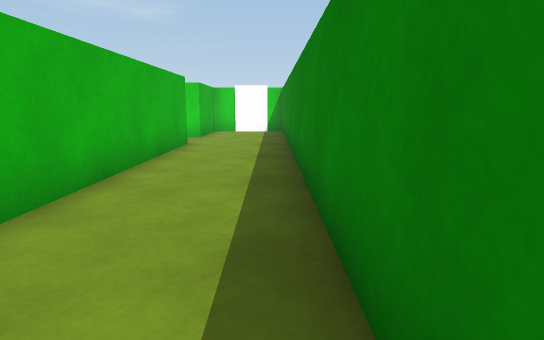
View 1 (above)

20 first-person views from a walk through a scene from a Unity 3-D project. The camera is 0.54 m above the floor, tilts 10° down and sees 75° across. The floor is counted in squares, 0.5 m on a side. Each view is taken from the middle of a square. On the plan, view 1 faces up. The plan holds only what a view shows up to about 13 squares ahead; the rest is blank.

View 2
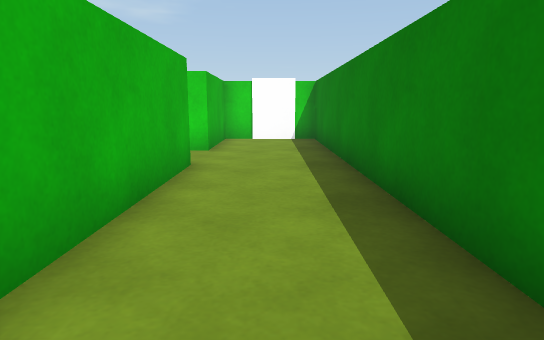

View 3
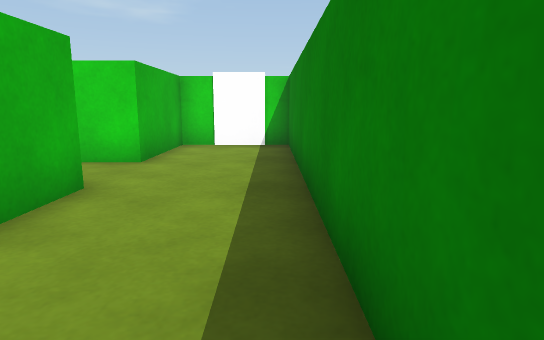

View 4
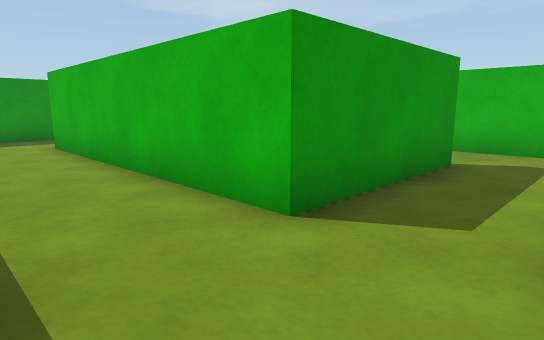

View 5
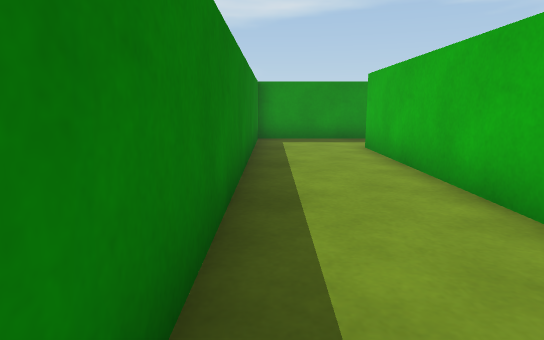

View 6
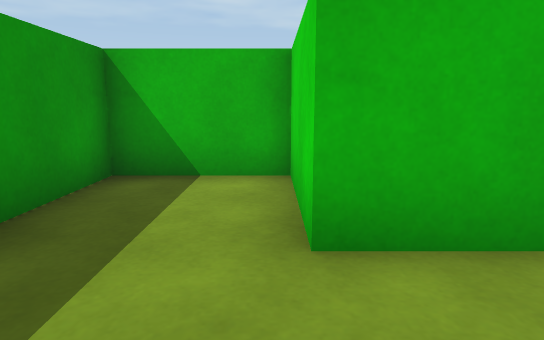

View 7
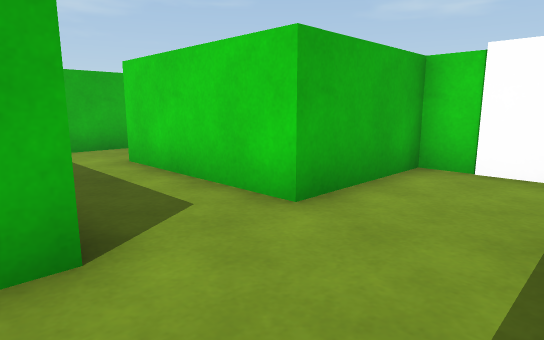

View 8
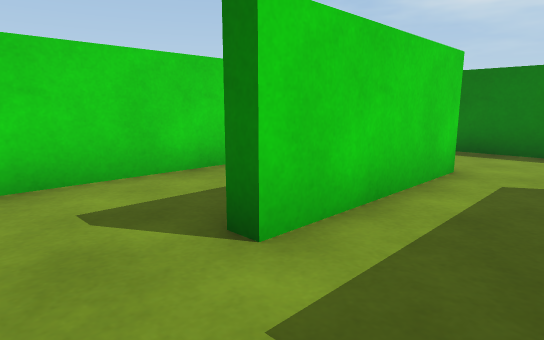

View 9
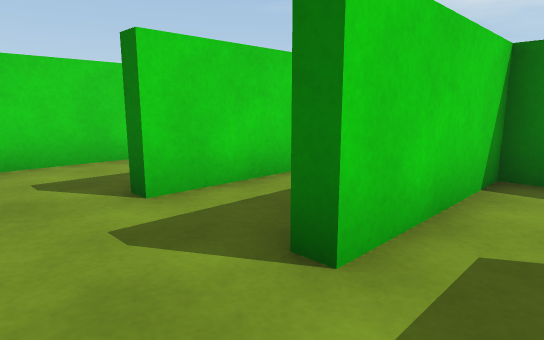

View 10
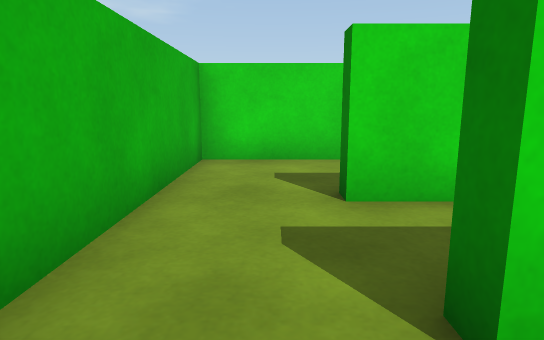

View 11
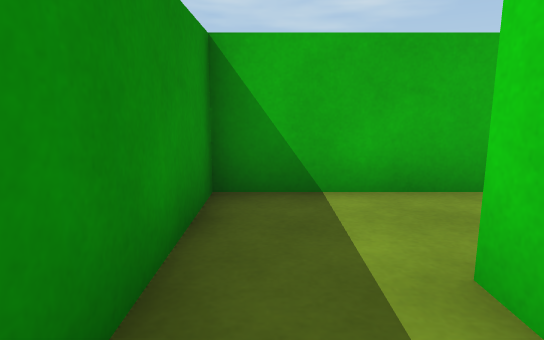

View 12
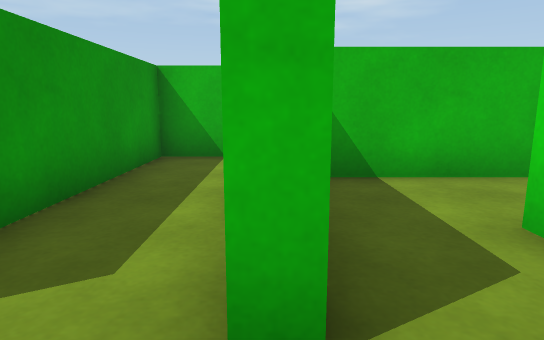

View 13
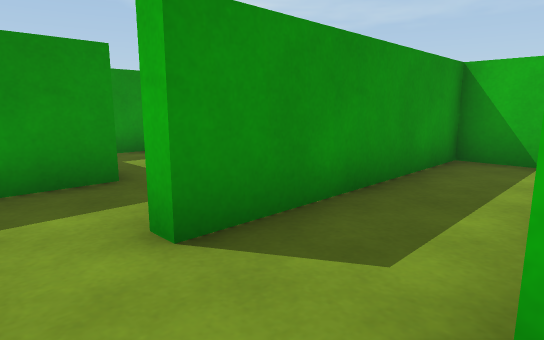

View 14
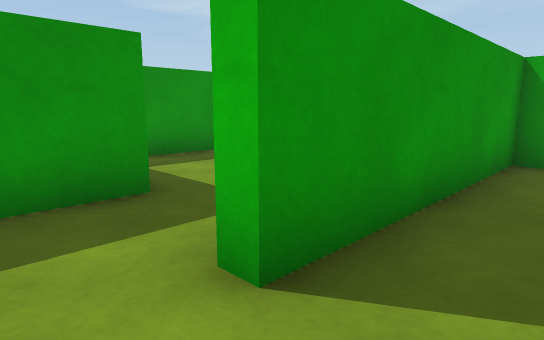

View 15
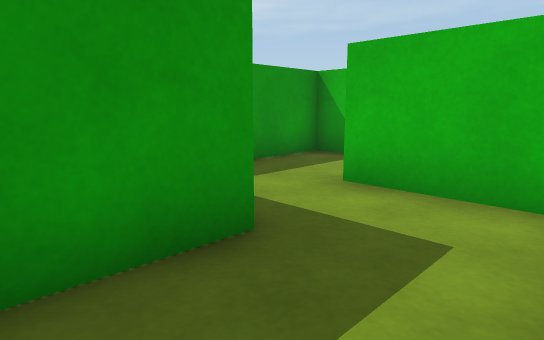

View 16
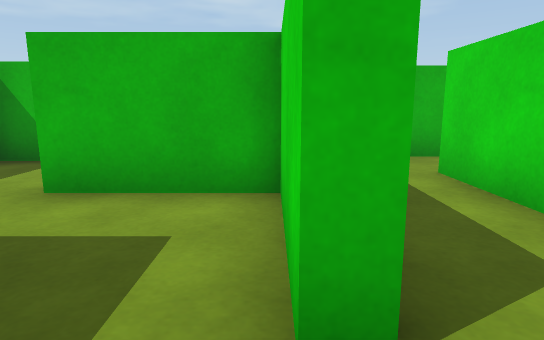

View 17
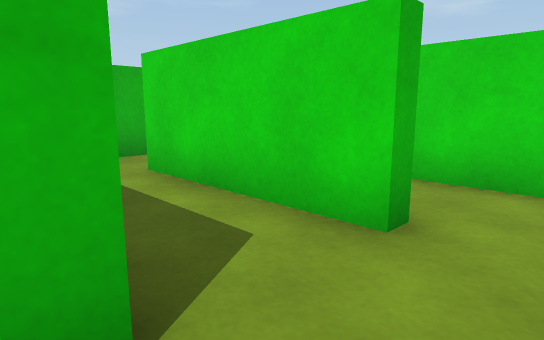

View 18
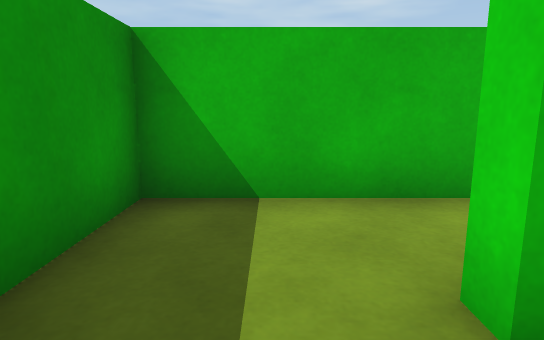

View 19
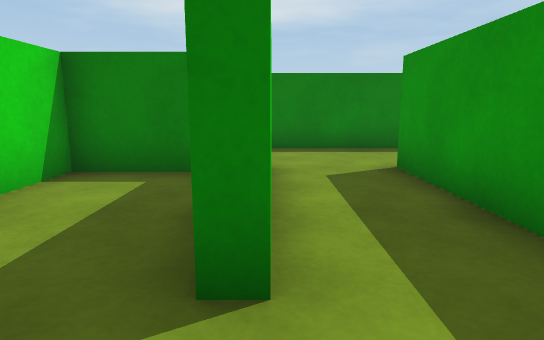

View 20
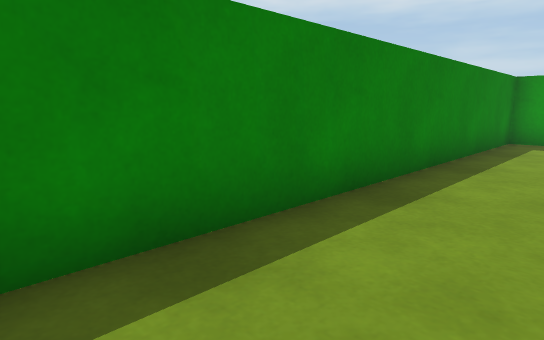

### Floor plan
Ten units are one square. View 1 is at (0, 0); x grows to the right and y downward. Boxes are objects, and circles mark ways between rooms. Rooms are numbered by the first view taken in them; rooms with no view inside come last. Other rooms are left out.
<svg viewBox="-123 -169 133 180">
<path fill="none" stroke="#000" d="M-71 -103 -71 -107 -26 -107 -26 -23 -56 -23 -56 6 5 6 5 -164 -26 -164 -26 -130 -71 -130M-95 -124 -95 -94M-95 -94 -95 -82 -59 -82M-54 -103 -71 -103M-54 -82 -54 -78M-30 -103 -54 -103M-54 -78 -100 -78M-118 -87 -118 -55 -54 -55 -54 -51M-84 -21 -89 -21M-112 -35 -112 6 -72 6M-71 -130 -71 -135M-30 -142 -30 -164 -95 -164 -95 -124M-54 -51 -84 -51 -84 -21M-61 -27 -41 -27"/>
<circle cx="-85" cy="-105" r="3" fill="#2a7"/>
<circle cx="-85" cy="-130" r="3" fill="#2a7"/>
<circle cx="-65" cy="-90" r="3" fill="#2a7"/>
<circle cx="-45" cy="-80" r="3" fill="#2a7"/>
<circle cx="-45" cy="-50" r="3" fill="#2a7"/>
<circle cx="-75" cy="-30" r="3" fill="#2a7"/>
<circle cx="-60" cy="-40" r="3" fill="#2a7"/>
<text x="-20" y="-80">1</text>
<text x="-80" y="-90">2</text>
<text x="-50" y="-90">3</text>
<text x="-80" y="-70">4</text>
<text x="-90" y="-10">5</text>
<text x="-70" y="-150">6</text>
<text x="-70" y="-40">7</text>
<text x="-50" y="-40">8</text>
</svg>
Room 1 opens to room 2. Room 1 opens to room 6. Room 2 opens to room 3. Room 3 opens to room 4. Room 4 opens to room 8. Room 5 opens to room 7. Room 7 opens to room 8.

Where each view was taken, in squares from view 1:
view 1: 0 up, 0 right, facing up
view 2: 4 up, 1 left, facing up
view 3: 6 up, 0 right, facing up
view 4: 13 up, 0 right, facing down-left
view 5: 12 up, 0 right, facing down
view 6: 2 up, 0 right, facing left
view 7: 10 up, 0 right, facing up-left
view 8: 11 up, 9 left, facing up-right
view 9: 9 up, 9 left, facing up-right
view 10: 9 up, 8 left, facing up
view 11: 9 up, 5 left, facing left
view 12: 8 up, 4 left, facing left
view 13: 8 up, 4 left, facing down-left
view 14: 7 up, 4 left, facing down-left
view 15: 5 up, 4 left, facing down-left
view 16: 5 up, 4 left, facing left
view 17: 5 up, 4 left, facing up-left
view 18: 1 up, 7 left, facing left
view 19: 13 up, 9 left, facing right
view 20: 12 up, 2 left, facing down-right
